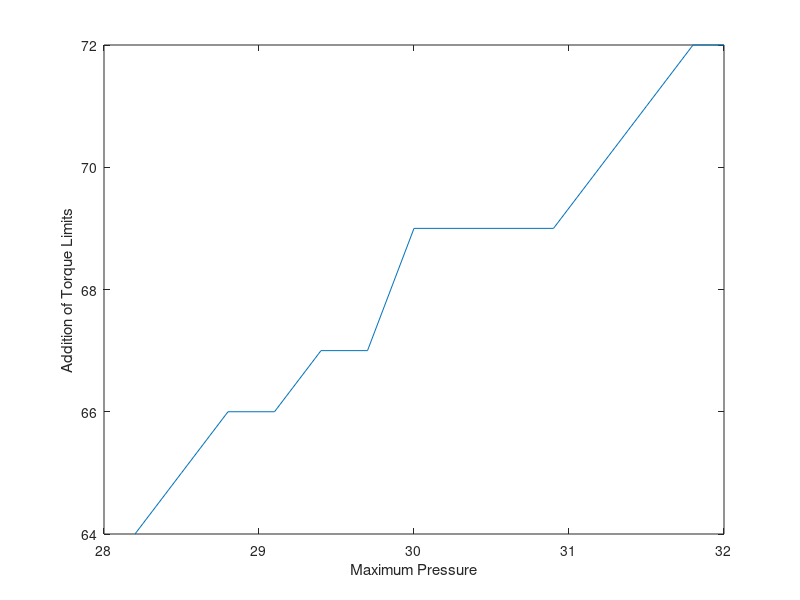
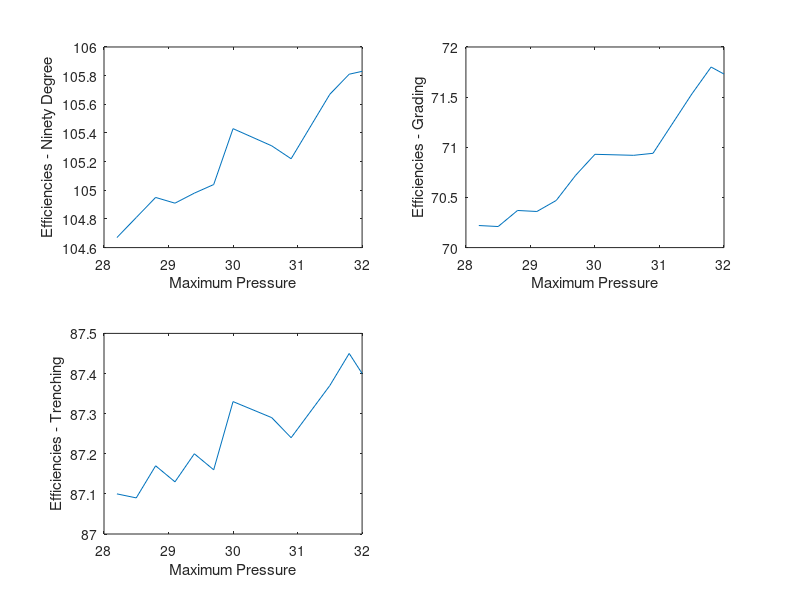

MATLAB code for these plots, in order:
Pmax_set = [28.2 28.5 28.8 29.1 29.4 29.7 30 30.6 30.9 31.5 31.8 32];

T1_set = [11 11 11 11 12 12 12 12 12 12 12 13];
T2_set = [20 20 20 20 20 21 21 21 21 22 22 22];
T3_set = [14 14 15 15 15 14 15 15 15 15 16 15];
T4_set = [19 20 20 20 20 20 21 21 21 22 22 22];

eff_nd = [104.67 104.81 104.95 104.91 104.98 105.04 105.43 105.31...
    105.22 105.67 105.81 105.83];
eff_gr = [70.22 70.21 70.37 70.36 70.47 70.72 70.93 70.92 70.94...
    71.53 71.8 71.73];
eff_tr = [87.10 87.09 87.17 87.13 87.2 87.16 87.33 87.29 87.24...
    87.37 87.45 87.4];

% figure(6)
% subplot(2,2,1);
% plot(Pmax_set,T1_set)
% xlabel('Maximum Pressure')
% ylabel('Maximum Boom Torque')
% subplot(2,2,2);
% plot(Pmax_set,T2_set)
% xlabel('Maximum Pressure')
% ylabel('Maximum Arm Torque')
% subplot(2,2,3);
% plot(Pmax_set,T3_set)
% xlabel('Maximum Pressure')
% ylabel('Maximum Bucket Torque')
% subplot(2,2,4);
% plot(Pmax_set,T4_set)
% xlabel('Maximum Pressure')
% ylabel('Maximum Swing Torque')

figure(7)
plot(Pmax_set,(T1_set+T2_set+T3_set+T4_set))
xlabel('Maximum Pressure')
ylabel('Addition of Torque Limits')

figure(8)
subplot(2,2,1);
plot(Pmax_set,eff_nd)
xlabel('Maximum Pressure')
ylabel('Efficiencies - Ninety Degree')

subplot(2,2,2);
plot(Pmax_set,eff_gr)
xlabel('Maximum Pressure')
ylabel('Efficiencies - Grading')

subplot(2,2,3);
plot(Pmax_set,eff_tr)
xlabel('Maximum Pressure')
ylabel('Efficiencies - Trenching')